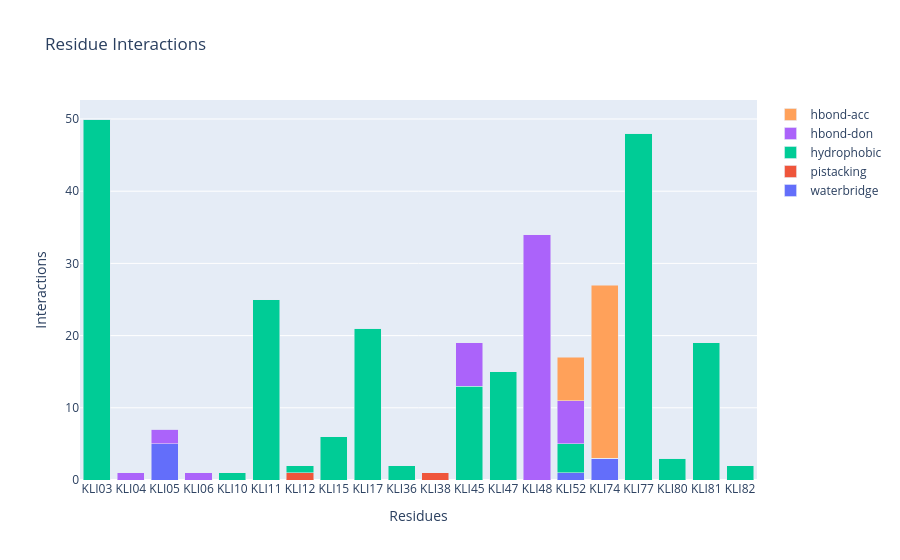

This figure's notebook cell:
### Code cell
fingerprint_barplot(fp)

### Figure 1 — Plotly figure (JSON) as saved in the notebook; plotly's stock layout.template omitted (floating-point values rounded to 4 significant figures)
{"data": [{"name": "waterbridge", "type": "bar", "x": ["KLI03", "KLI04", "KLI05", "KLI06", "KLI10", "KLI11", "KLI12", "KLI15", "KLI17", "KLI36", "KLI38", "KLI45", "KLI47", "KLI48", "KLI52", "KLI74", "KLI77", "KLI80", "KLI81", "KLI82"], "y": [0, 0, 5, 0, 0, 0, 0, 0, 0, 0, 0, 0, 0, 0, 1, 3, 0, 0, 0, 0]}, {"name": "pistacking", "type": "bar", "x": ["KLI03", "KLI04", "KLI05", "KLI06", "KLI10", "KLI11", "KLI12", "KLI15", "KLI17", "KLI36", "KLI38", "KLI45", "KLI47", "KLI48", "KLI52", "KLI74", "KLI77", "KLI80", "KLI81", "KLI82"], "y": [0, 0, 0, 0, 0, 0, 1, 0, 0, 0, 1, 0, 0, 0, 0, 0, 0, 0, 0, 0]}, {"name": "hydrophobic", "type": "bar", "x": ["KLI03", "KLI04", "KLI05", "KLI06", "KLI10", "KLI11", "KLI12", "KLI15", "KLI17", "KLI36", "KLI38", "KLI45", "KLI47", "KLI48", "KLI52", "KLI74", "KLI77", "KLI80", "KLI81", "KLI82"], "y": [50, 0, 0, 0, 1, 25, 1, 6, 21, 2, 0, 13, 15, 0, 4, 0, 48, 3, 19, 2]}, {"name": "hbond-don", "type": "bar", "x": ["KLI03", "KLI04", "KLI05", "KLI06", "KLI10", "KLI11", "KLI12", "KLI15", "KLI17", "KLI36", "KLI38", "KLI45", "KLI47", "KLI48", "KLI52", "KLI74", "KLI77", "KLI80", "KLI81", "KLI82"], "y": [0, 1, 2, 1, 0, 0, 0, 0, 0, 0, 0, 6, 0, 34, 6, 0, 0, 0, 0, 0]}, {"name": "hbond-acc", "type": "bar", "x": ["KLI03", "KLI04", "KLI05", "KLI06", "KLI10", "KLI11", "KLI12", "KLI15", "KLI17", "KLI36", "KLI38", "KLI45", "KLI47", "KLI48", "KLI52", "KLI74", "KLI77", "KLI80", "KLI81", "KLI82"], "y": [0, 0, 0, 0, 0, 0, 0, 0, 0, 0, 0, 0, 0, 0, 6, 24, 0, 0, 0, 0]}], "layout": {"autosize": true, "barmode": "stack", "title": {"text": "Residue Interactions"}, "xaxis": {"autorange": true, "range": [-0.5, 19.5], "title": {"text": "Residues"}, "type": "category"}, "yaxis": {"autorange": true, "range": [0, 52.63], "title": {"text": "Interactions"}, "type": "linear"}}}
